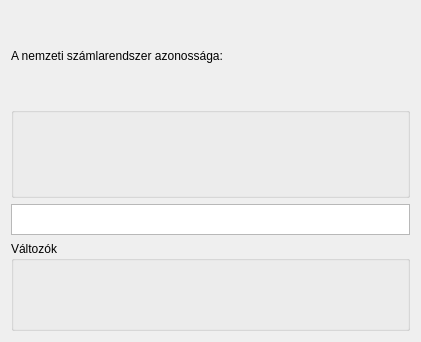
<?xml version="1.0" encoding="UTF-8"?>
<ui version="4.0">
 <class>EquationTab</class>
 <widget class="QWidget" name="EquationTab">
  <property name="geometry">
   <rect>
    <x>0</x>
    <y>0</y>
    <width>421</width>
    <height>342</height>
   </rect>
  </property>
  <property name="windowTitle">
   <string>Form</string>
  </property>
  <layout class="QGridLayout" name="gridLayout_5">
   <item row="0" column="0">
    <widget class="QLabel" name="nameLabel">
     <property name="text">
      <string>A nemzeti számlarendszer azonossága:</string>
     </property>
    </widget>
   </item>
   <item row="1" column="0">
    <widget class="QGroupBox" name="formulaLabelGroup">
     <property name="title">
      <string/>
     </property>
     <layout class="QGridLayout" name="gridLayout_3">
      <item row="0" column="0">
       <layout class="QHBoxLayout" name="formulaHorizontalLayout">
        <property name="margin">
         <number>0</number>
        </property>
       </layout>
      </item>
     </layout>
    </widget>
   </item>
   <item row="2" column="0">
    <widget class="QTextEdit" name="formulaTextEdit">
     <property name="enabled">
      <bool>true</bool>
     </property>
     <property name="sizePolicy">
      <sizepolicy hsizetype="Fixed" vsizetype="Fixed">
       <horstretch>0</horstretch>
       <verstretch>0</verstretch>
      </sizepolicy>
     </property>
     <property name="maximumSize">
      <size>
       <width>600000</width>
       <height>31</height>
      </size>
     </property>
     <property name="readOnly">
      <bool>true</bool>
     </property>
     <property name="html">
      <string>&lt;!DOCTYPE HTML PUBLIC &quot;-//W3C//DTD HTML 4.0//EN&quot; &quot;http://www.w3.org/TR/REC-html40/strict.dtd&quot;&gt;
&lt;html&gt;&lt;head&gt;&lt;meta name=&quot;qrichtext&quot; content=&quot;1&quot; /&gt;&lt;style type=&quot;text/css&quot;&gt;
p, li { white-space: pre-wrap; }
&lt;/style&gt;&lt;/head&gt;&lt;body style=&quot; font-family:'MS Shell Dlg 2'; font-size:8.25pt; font-weight:400; font-style:normal;&quot;&gt;
&lt;p align=&quot;center&quot; style=&quot;-qt-paragraph-type:empty; margin-top:0px; margin-bottom:0px; margin-left:0px; margin-right:0px; -qt-block-indent:0; text-indent:0px; font-size:8pt;&quot;&gt;&lt;/p&gt;&lt;/body&gt;&lt;/html&gt;</string>
     </property>
    </widget>
   </item>
   <item row="3" column="0">
    <widget class="QGroupBox" name="valueSetterBox">
     <property name="title">
      <string>Változók</string>
     </property>
     <layout class="QGridLayout" name="valueSettersGridLayout"/>
    </widget>
   </item>
  </layout>
 </widget>
 <resources/>
 <connections/>
</ui>
